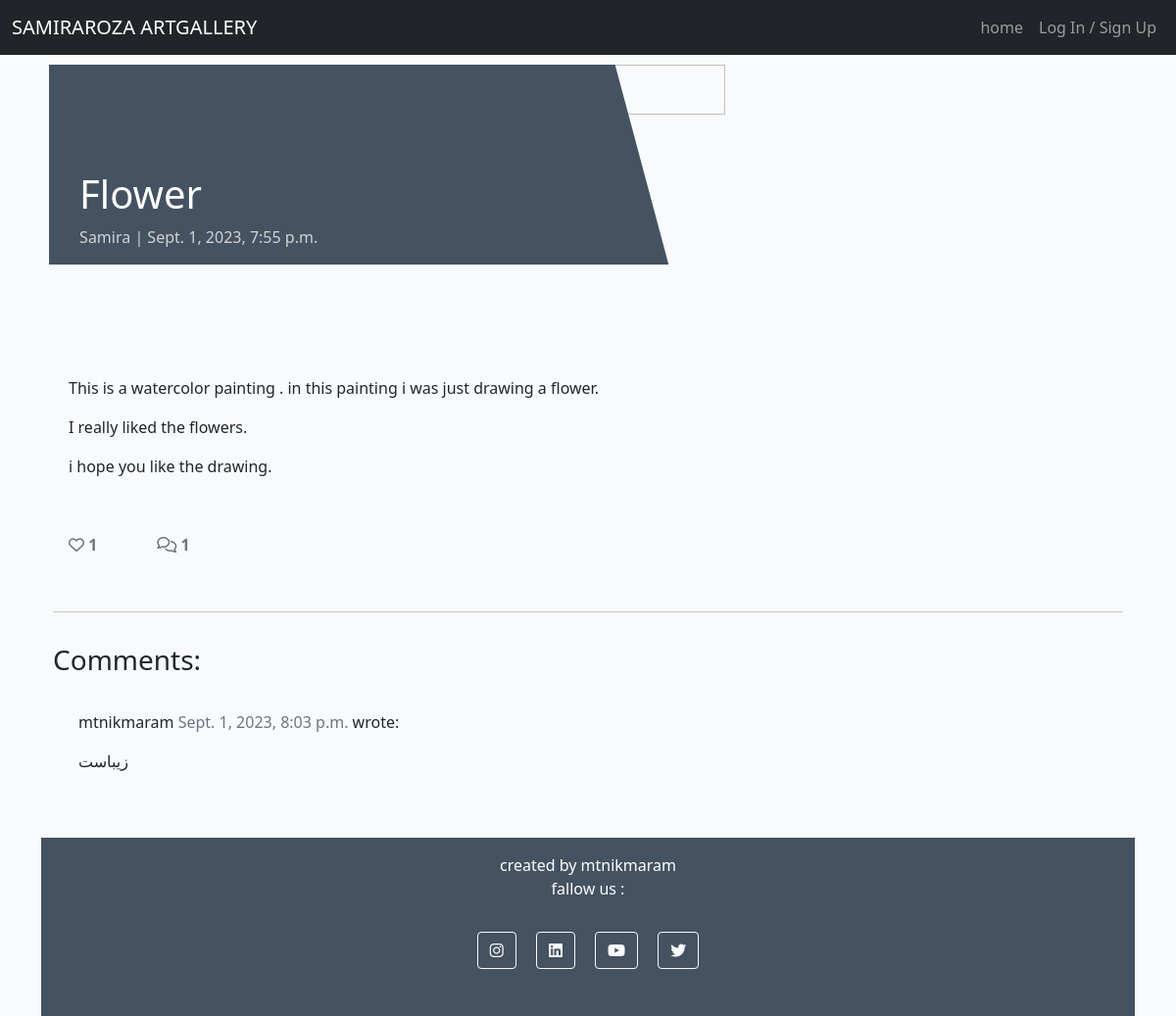
The page /flower/ on the database its author committed.
### store/models.py (models this page shows, shortened)
class Post(models.Model):
    title = models.CharField(max_length=200, unique=True)
    slug = models.SlugField(max_length=200, unique=True)
    author = models.ForeignKey(User, on_delete=models.CASCADE, related_name="blog_posts")
    updated_on = models.DateTimeField(auto_now=True)
    content = models.TextField()
    featured_image = CloudinaryField('image', default='placeholder')
    excerpt = models.TextField(blank=True)
    created_on = models.DateTimeField(auto_now_add=True)
    status = models.IntegerField(choices=STATUS, default=0)
    likes = models.ManyToManyField(User, related_name='blogpost_like', blank=True)
    approved = models.BooleanField(default=False)
    class Meta:
        ordering = ["-created_on"]
    def number_of_likes(self):
        return self.likes.count()

class Comment(models.Model):
    post = models.ForeignKey(Post, on_delete=models.CASCADE, related_name="comments")
    name = models.CharField(max_length=80)
    email = models.EmailField()
    body = models.TextField()
    created_on = models.DateTimeField(auto_now_add=True)
    approved = models.BooleanField(default=False)
    class Meta:
        ordering = ["created_on"]

### store/views.py (the view, shortened to what this page needs)
# urls.py: path('<slug:slug>/', views.PostDetail.as_view(), name='post_detail'),
class PostDetail(View):
    def get(self, request, slug, *args, **kwargs):
        queryset = Post.objects.filter(status=1)
        post = get_object_or_404(queryset, slug=slug)
        comments = post.comments.filter(approved=True).order_by("-created_on")
        liked = False
        if post.likes.filter(id=request.user.id).exists():
            liked = True
        return render(
            request,
            "post_detail.html",
            {
                "post": post,
                "comments": comments,
                "commented": False,
                "liked": liked,
                "comment_form": CommentForm()
            },
        )

### templates/post_detail.html (shortened to what this page needs)
{% extends 'base.html' %} {% block content %}
{% load crispy_forms_tags %}
<div class="masthead">
    <div class="container">
        <div class="row g-2">
            <div class="col-md-6 masthead-text">
                <h1 class="post-title">{{ post.title }}</h1>
                <p class="post-subtitle">{{ post.author }} | {{ post.created_on }}</p>
            </div>
            <div class="d-none d-md-block col-md-6 masthead-image">
                {% if "placeholder" in post.featured_image.url %}
                <img src="{{ post.featured_image.url }}" width="50%" height="50%">
                {% else %}
                <img src="{{ post.featured_image.url }}" width="50%" height="50%">
                {% endif %}
            </div>
        </div>
    </div>
</div>
<div class="container">
    <div class="row">
        <div class="col card mb-4  mt-3 left  top">
            <div class="card-body">
                <p class="card-text ">
                    {{ post.content | safe }}
                </p>
                <div class="row">
                    <div class="col-1">
                        <strong>
                            {% if user.is_authenticated %}
                            <form class="d-inline" action="{% url 'post_like' post.slug %}" method="POST">
                                {% csrf_token %}
                                {% if liked %}
                                <button type="submit" name="blogpost_id" value="{{post.slug}}" class="btn-like"><i class="fas fa-heart"></i></button>
                                {% else %}
                                <button type="submit" name="blogpost_id" value="{{post.slug}}" class="btn-like"><i class="far fa-heart"></i></button>
                                {% endif %}
                            </form>
                            {% else %}
                            <span class="text-secondary"><i class="far fa-heart"></i></span>
                            {% endif %}
                        <span class="text-secondary">{{ post.number_of_likes }} </span>
                        </strong>
                    </div>
                    <div class="col-1">
                        {% with comments.count as total_comments %}
                        <strong class="text-secondary"><i class="far fa-comments"></i>
                            {{ total_comments }}</strong>
                        {% endwith %}
                    </div>
                </div>
            </div>
        </div>
    </div>
    <div class="row">
        <div class="col">
            <hr>
        </div>
    </div>
    <div class="row">
        <div class="col-md-8 card mb-4  mt-3 ">
            <h3>Comments:</h3>
            <div class="card-body">
                {% for comment in comments %}
                <div class="comments" style="padding: 10px;">
                    <p class="font-weight-bold">
                        {{ comment.name }}
                        <span class=" text-muted font-weight-normal">
                            {{ comment.created_on }}
                        </span> wrote:
                    </p>
                    {{ comment.body | linebreaks }}
                </div>
                {% endfor %}
            </div>
        </div>
        <div class="col-md-4 card mb-4  mt-3 ">
            <div class="card-body">
            </div>
        </div>
    </div>
</div>
{% endblock content %}

### static/css/style.css (style rules this page uses)
body { background-color: #F9FAFC; }
.main-bg { background-color: #F9FAFC; }
.card { height: 80%; border: none; background-color: transparent; }
.card-body { height: 80%; }
.masthead { margin-top: 10px; overflow: hidden; position: relative; display: inline-block; height: 33vh; width: 100%; }
.masthead-text { background-color: #445261; color: white; position: relative; }
.masthead-image { position: relative; overflow: hidden; }
.masthead-image:after { content: ""; position: absolute; top: 0; right: 90%; height: 100%; width: 150%; background: #445261; -webkit-transform: skew(15deg); -moz-transform: skew(15deg); transform: skew(15deg); z-index: 100; }
.post-title { margin-top: 20%; margin-left: 5%; }
.post-subtitle { margin-left: 5%; color: lightgray; }

### rows shown on the page
Post: title "Flower", author "Samira", created_on "Sept. 1, 2023, 7:55 p.m.", content "This is a watercolor painting . in this painting i was just drawing a flower. I really liked the flowers. i hope you like the drawing.", number_of_likes "1"
Comment: name "mtnikmaram", created_on "Sept. 1, 2023, 8:03 p.m.", body "زیباست"

### other values the page prints
{{ total_comments }} "1"
